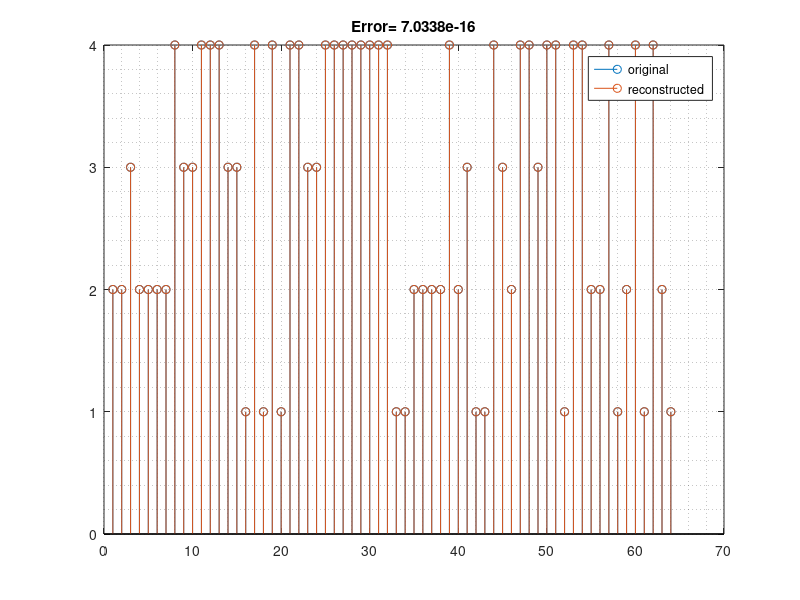

MATLAB code to generate this figure:

clc
clear
close all


% %%%%%%%%%%%%%%%%%%%%%%%%%%%
% %%% Complex
% %%%%%%%%%%%%%%%%%%%%%%%%%
% 
% M=4;
% N=2^6;
% 
% W=4;
% 
% Modulation=4;
% 
% 
% %% Data Generation
% 
% X_orig=randi(Modulation,N,1);
% 
% X_orig_shift=ifftshift(X_orig);
% 
% 
% %% Phase optimization
% 
% phase=randi(W,M)-1;
% b=exp(j*2*pi*phase/W);
% 
% % b=ones(M,1);
% % 
% % for kk=2:M
% %     
% %     for ll=0:W-1
% %         
% %     end
% %     
% % end
% 
% %% Tx
% 
% 
% for kk=1:M
%     ind_vec=kk:M:N;
%     X_subs=X_orig_shift(ind_vec);
%     X_orig_mat(:,kk)=b(kk)*upsample(X_subs,M,kk-1);
%     
% end
% 
% X_Tx_mat=X_orig_mat;
% x_Tx_mat=ifft(X_Tx_mat);
% 
% x_Tx=sum(x_Tx_mat,2);
% 
% 
% %% PAPR measurement
% 
% x_Tx_orig=ifft(X_orig_shift);
% P_max_orig=max(abs(x_Tx_orig));
% P_avg_orig=mean(abs(x_Tx_orig));
% PAPR_orig=10*log10(P_max_orig/P_avg_orig)
% 
% P_max_manip=max(abs(x_Tx));
% P_avg_manip=mean(abs(x_Tx));
% PAPR_manip=10*log10(P_max_manip/P_avg_manip)
% 
% %% Rx
% 
% X_Rx=fft(x_Tx);
% 
% for kk=1:M
%     ind_vec=kk:M:N;
%     X_Rx_subs=X_Rx(ind_vec);
%     X_Rx_mat(:,kk)=(1./b(kk))*upsample(X_Rx_subs,M,kk-1);
%     
% end
% 
% X_Rx=sum(X_Rx_mat,2);
% 
% X_Rx=fftshift(X_Rx);
% 
% error=max(abs(X_orig-X_Rx))
% figure
% set(gcf,'windowstyle','docked')
% shg
% stem(real(X_orig));hold on;stem(real(X_Rx))
% title(['Error= ',num2str(error),''])
% legend('original','reconstructed')
% grid minor



%%%%%%%%%%%%%%%%%%%%%%%%
%%% Final
%%%%%%%%%%%%%%%%%%%5


M=4;
N=2^6;

W=4;

Modulation=4;


%% Data Generation

X_orig=randi(Modulation,N,1);

X_orig_shift=ifftshift(X_orig);


%% Phase optimization

phase=randi(W,M)-1;
b=exp(j*2*pi*phase/W);

% b=ones(M,1);
% 
% for kk=2:M
%     
%     for ll=0:W-1
%         
%     end
%     
% end

%% Tx


for kk=1:M
    ind_vec=kk:M:N;
    X_subs=X_orig_shift(ind_vec);
    X_orig_mat(:,kk)=b(kk)*upsample(X_subs,M,kk-1);
    
end

X_Tx_mat=X_orig_mat;
x_Tx_mat=ifft(X_Tx_mat);

x_Tx=sum(x_Tx_mat,2);


%% PAPR measurement

x_Tx_orig=ifft(X_orig_shift);
P_max_orig=max(abs(x_Tx_orig));
P_avg_orig=mean(abs(x_Tx_orig));
PAPR_orig=10*log10(P_max_orig/P_avg_orig)

P_max_manip=max(abs(x_Tx));
P_avg_manip=mean(abs(x_Tx));
PAPR_manip=10*log10(P_max_manip/P_avg_manip)

%% Rx

X_Rx=fft(x_Tx);

for kk=1:M
    ind_vec=kk:M:N;
    X_Rx_subs=X_Rx(ind_vec);
    X_Rx_mat(:,kk)=(1./b(kk))*upsample(X_Rx_subs,M,kk-1);
    
end

X_Rx=sum(X_Rx_mat,2);

X_Rx=fftshift(X_Rx);

error=max(abs(X_orig-X_Rx))
figure
set(gcf,'windowstyle','docked')
shg
stem(real(X_orig));hold on;stem(real(X_Rx))
title(['Error= ',num2str(error),''])
legend('original','reconstructed')
grid minor


